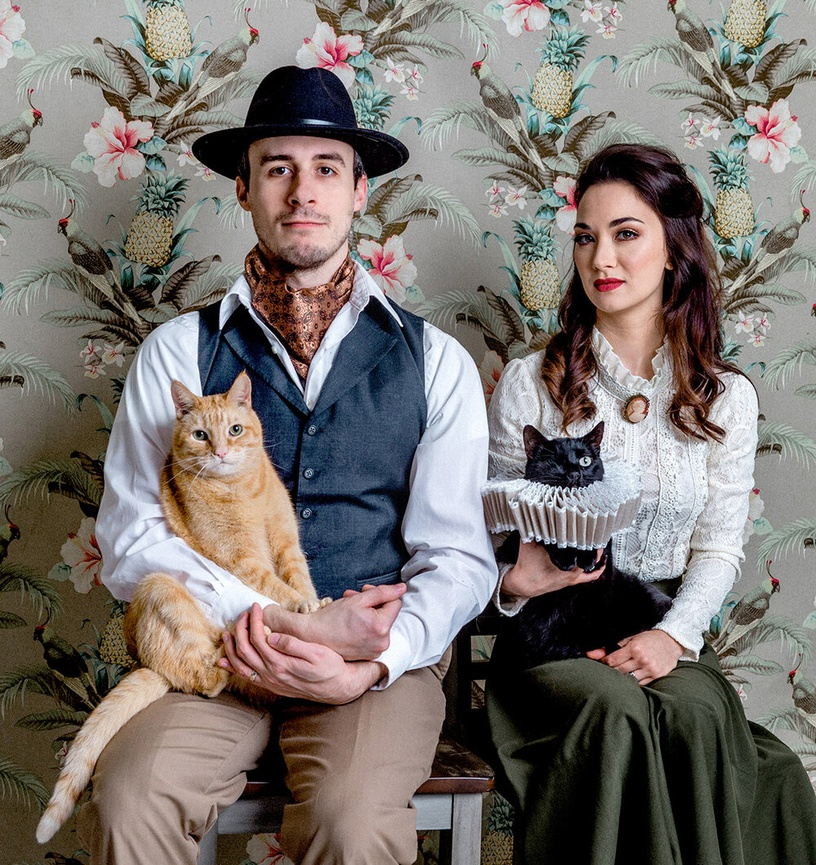
#> input picture family.jpg, 816 x 865 px, shrunk from 1000 x 1060 before the run
$ python c6_01.py
#> lines starting #> are read from the running program, lines starting #| are printed output that depends on the picture; after the words box and inside, x2 and y2 are one past the last pixel; in counts of white or black regions, pixels touching at a corner belong together
import cv2

face_cascade = cv2.CascadeClassifier(f'{cv2.data.haarcascades}haarcascade_frontalface_default.xml')

img = cv2.imread('family.jpg')
#> img is the input picture: shape (865, 816, 3); mean B, G, R 111.1, 115.6, 122.1
gray = cv2.cvtColor(img, cv2.COLOR_BGR2GRAY)
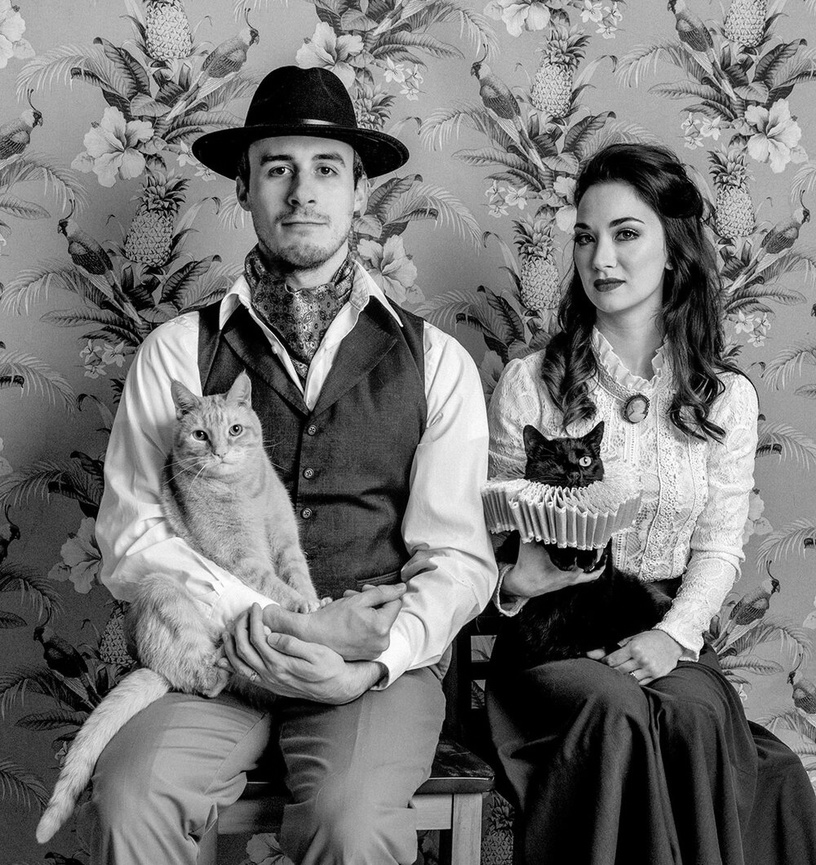
#> gray: shape (865, 816); min 0, max 255, mean 117

faces = face_cascade.detectMultiScale(gray, 1.5, 5)
#> faces = [[243, 126, 122, 122], [550, 189, 122, 122]]
for (x,y,w,h) in faces:
    img = cv2.rectangle(img,(x,y),(x+w,y+h),(255,0,0),2)
    roi_gray = gray[y:y+h, x:x+w]
    roi_color = img[y:y+h, x:x+w]
#> this loop made 2 passes
#> pass 1, `img = cv2.rectangle(img,(x,y),(x+w,y+h),(255,0,0),2)`:
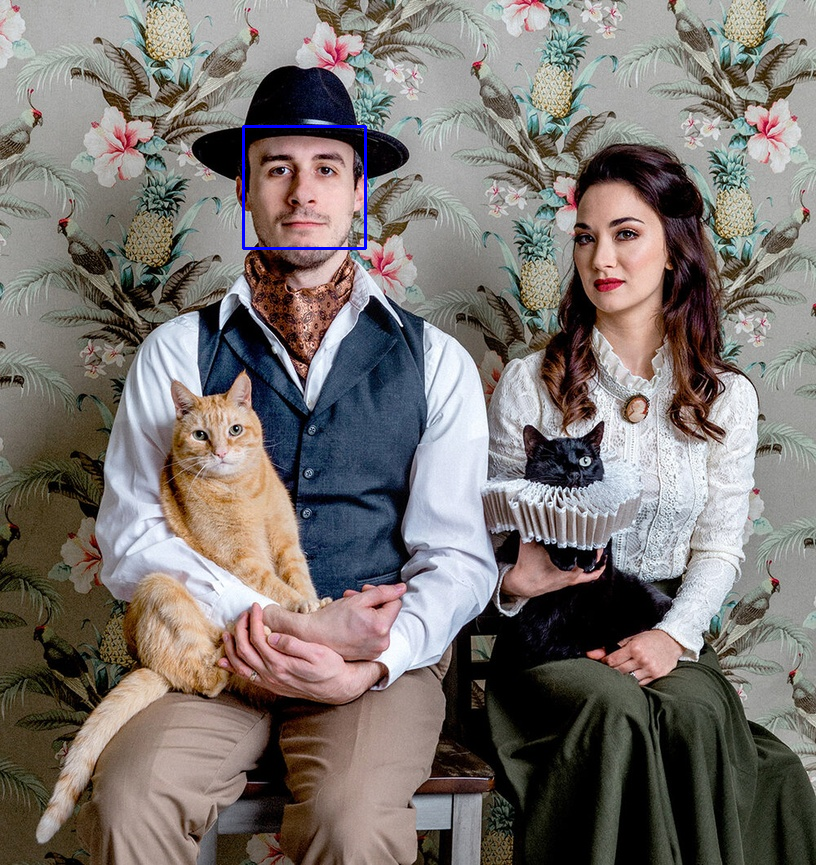
#> img: shape (865, 816, 3); 0.21% of pixels changed, all inside (x1, y1, x2, y2) = (242, 125, 367, 250)
#> pass 1, `roi_gray = gray[y:y+h, x:x+w]`:
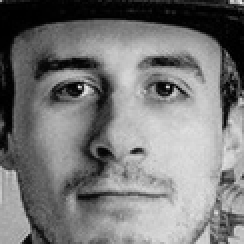
#> roi_gray: shape (122, 122) (shown 2 times larger); min 0, max 238, mean 120.7
#> pass 1, `roi_color = img[y:y+h, x:x+w]`:
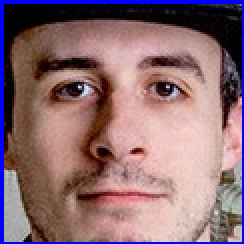
#> roi_color: shape (122, 122, 3) (shown 2 times larger); mean B, G, R 114.3, 108.3, 140.4
#> pass 2, `img = cv2.rectangle(img,(x,y),(x+w,y+h),(255,0,0),2)`:
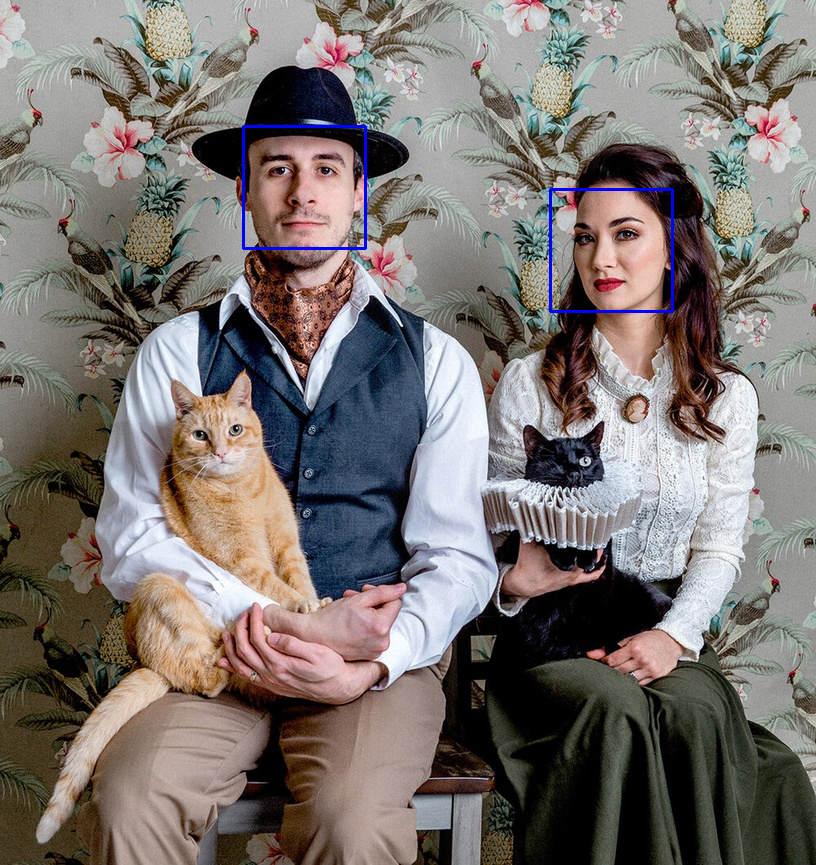
#> img: shape (865, 816, 3); 0.21% of pixels changed, all inside (x1, y1, x2, y2) = (549, 188, 674, 313)

cv2.imshow('img',img)
cv2.waitKey(0)
cv2.destroyAllWindows()
